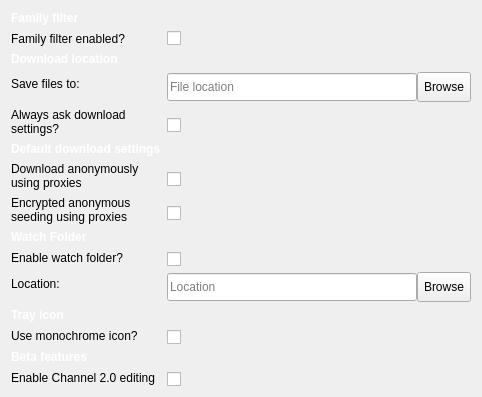
                <widget class="QWidget" name="settings_general_tab">
                 <property name="sizePolicy">
                  <sizepolicy hsizetype="Preferred" vsizetype="Preferred">
                   <horstretch>0</horstretch>
                   <verstretch>0</verstretch>
                  </sizepolicy>
                 </property>
                 <layout class="QFormLayout" name="formLayout">
                  <property name="fieldGrowthPolicy">
                   <enum>QFormLayout::ExpandingFieldsGrow</enum>
                  </property>
                  <property name="labelAlignment">
                   <set>Qt::AlignLeading|Qt::AlignLeft|Qt::AlignTop</set>
                  </property>
                  <property name="formAlignment">
                   <set>Qt::AlignLeading|Qt::AlignLeft|Qt::AlignTop</set>
                  </property>
                  <item row="0" column="0">
                   <widget class="QLabel" name="label_35">
                    <property name="styleSheet">
                     <string notr="true">font-weight: bold;
color: white;</string>
                    </property>
                    <property name="text">
                     <string>Family filter</string>
                    </property>
                   </widget>
                  </item>
                  <item row="1" column="0">
                   <widget class="QLabel" name="label_37">
                    <property name="text">
                     <string>Family filter enabled?</string>
                    </property>
                   </widget>
                  </item>
                  <item row="1" column="1">
                   <widget class="QCheckBox" name="family_filter_checkbox">
                    <property name="text">
                     <string/>
                    </property>
                   </widget>
                  </item>
                  <item row="2" column="0">
                   <widget class="QLabel" name="label_4">
                    <property name="styleSheet">
                     <string notr="true">font-weight: bold;
color: white;</string>
                    </property>
                    <property name="text">
                     <string>Download location</string>
                    </property>
                   </widget>
                  </item>
                  <item row="3" column="0">
                   <widget class="QLabel" name="label_5">
                    <property name="styleSheet">
                     <string notr="true"/>
                    </property>
                    <property name="text">
                     <string>Save files to:</string>
                    </property>
                   </widget>
                  </item>
                  <item row="3" column="1">
                   <widget class="QWidget" name="settings_download_location_widget" native="true">
                    <layout class="QHBoxLayout" name="horizontalLayout_8">
                     <property name="spacing">
                      <number>0</number>
                     </property>
                     <property name="leftMargin">
                      <number>0</number>
                     </property>
                     <property name="topMargin">
                      <number>0</number>
                     </property>
                     <property name="rightMargin">
                      <number>0</number>
                     </property>
                     <property name="bottomMargin">
                      <number>0</number>
                     </property>
                     <item>
                      <widget class="QLineEdit" name="download_location_input">
                       <property name="sizePolicy">
                        <sizepolicy hsizetype="Fixed" vsizetype="Fixed">
                         <horstretch>0</horstretch>
                         <verstretch>0</verstretch>
                        </sizepolicy>
                       </property>
                       <property name="minimumSize">
                        <size>
                         <width>250</width>
                         <height>28</height>
                        </size>
                       </property>
                       <property name="maximumSize">
                        <size>
                         <width>250</width>
                         <height>28</height>
                        </size>
                       </property>
                       <property name="styleSheet">
                        <string notr="true"/>
                       </property>
                       <property name="placeholderText">
                        <string>File location</string>
                       </property>
                      </widget>
                     </item>
                     <item>
                      <widget class="QToolButton" name="download_location_chooser_button">
                       <property name="minimumSize">
                        <size>
                         <width>50</width>
                         <height>30</height>
                        </size>
                       </property>
                       <property name="baseSize">
                        <size>
                         <width>50</width>
                         <height>30</height>
                        </size>
                       </property>
                       <property name="toolTip">
                        <string>Browse download location</string>
                       </property>
                       <property name="text">
                        <string>Browse</string>
                       </property>
                       <property name="icon">
                        <iconset>
                         <normaloff>../images/browse_folder.svg</normaloff>../images/browse_folder.svg</iconset>
                       </property>
                       <property name="toolButtonStyle">
                        <enum>Qt::ToolButtonIconOnly</enum>
                       </property>
                       <property name="autoRaise">
                        <bool>false</bool>
                       </property>
                       <property name="arrowType">
                        <enum>Qt::NoArrow</enum>
                       </property>
                      </widget>
                     </item>
                    </layout>
                   </widget>
                  </item>
                  <item row="4" column="0">
                   <widget class="QLabel" name="label_6">
                    <property name="styleSheet">
                     <string notr="true"/>
                    </property>
                    <property name="text">
                     <string>Always ask download
settings?</string>
                    </property>
                   </widget>
                  </item>
                  <item row="4" column="1">
                   <widget class="QCheckBox" name="always_ask_location_checkbox">
                    <property name="styleSheet">
                     <string notr="true">margin-top: 10px;</string>
                    </property>
                    <property name="text">
                     <string/>
                    </property>
                   </widget>
                  </item>
                  <item row="5" column="0">
                   <widget class="QLabel" name="default_download_settings_header">
                    <property name="styleSheet">
                     <string notr="true">font-weight: bold;
color: white;</string>
                    </property>
                    <property name="text">
                     <string>Default download settings</string>
                    </property>
                   </widget>
                  </item>
                  <item row="6" column="0">
                   <widget class="QLabel" name="download_settings_anon_label">
                    <property name="text">
                     <string>Download anonymously
using proxies</string>
                    </property>
                   </widget>
                  </item>
                  <item row="6" column="1">
                   <widget class="QCheckBox" name="download_settings_anon_checkbox">
                    <property name="styleSheet">
                     <string notr="true">margin-top: 10px;</string>
                    </property>
                    <property name="text">
                     <string/>
                    </property>
                   </widget>
                  </item>
                  <item row="7" column="0">
                   <widget class="QLabel" name="download_settings_anon_seeding_label">
                    <property name="text">
                     <string>Encrypted anonymous
seeding using proxies</string>
                    </property>
                   </widget>
                  </item>
                  <item row="7" column="1">
                   <widget class="QCheckBox" name="download_settings_anon_seeding_checkbox">
                    <property name="styleSheet">
                     <string notr="true">margin-top: 10px;</string>
                    </property>
                    <property name="text">
                     <string/>
                    </property>
                   </widget>
                  </item>
                  <item row="8" column="0">
                   <widget class="QLabel" name="label_22">
                    <property name="styleSheet">
                     <string notr="true">font-weight: bold;
color: white;</string>
                    </property>
                    <property name="text">
                     <string>Watch Folder</string>
                    </property>
                   </widget>
                  </item>
                  <item row="9" column="0">
                   <widget class="QLabel" name="label_23">
                    <property name="styleSheet">
                     <string notr="true"/>
                    </property>
                    <property name="text">
                     <string>Enable watch folder?</string>
                    </property>
                   </widget>
                  </item>
                  <item row="9" column="1">
                   <widget class="QCheckBox" name="watchfolder_enabled_checkbox">
                    <property name="styleSheet">
                     <string notr="true">margin-top: 2px;</string>
                    </property>
                    <property name="text">
                     <string/>
                    </property>
                   </widget>
                  </item>
                  <item row="10" column="0">
                   <widget class="QLabel" name="label_24">
                    <property name="styleSheet">
                     <string notr="true"/>
                    </property>
                    <property name="text">
                     <string>Location:</string>
                    </property>
                   </widget>
                  </item>
                  <item row="10" column="1">
                   <widget class="QWidget" name="settings_watch_folder_widget" native="true">
                    <layout class="QHBoxLayout" name="horizontalLayout_watchfolder">
                     <property name="spacing">
                      <number>0</number>
                     </property>
                     <property name="leftMargin">
                      <number>0</number>
                     </property>
                     <property name="topMargin">
                      <number>0</number>
                     </property>
                     <property name="rightMargin">
                      <number>0</number>
                     </property>
                     <property name="bottomMargin">
                      <number>0</number>
                     </property>
                     <item>
                      <widget class="QLineEdit" name="watchfolder_location_input">
                       <property name="sizePolicy">
                        <sizepolicy hsizetype="Fixed" vsizetype="Fixed">
                         <horstretch>0</horstretch>
                         <verstretch>0</verstretch>
                        </sizepolicy>
                       </property>
                       <property name="minimumSize">
                        <size>
                         <width>250</width>
                         <height>28</height>
                        </size>
                       </property>
                       <property name="maximumSize">
                        <size>
                         <width>250</width>
                         <height>28</height>
                        </size>
                       </property>
                       <property name="styleSheet">
                        <string notr="true"/>
                       </property>
                       <property name="placeholderText">
                        <string>Location</string>
                       </property>
                      </widget>
                     </item>
                     <item>
                      <widget class="QToolButton" name="watch_folder_chooser_button">
                       <property name="minimumSize">
                        <size>
                         <width>50</width>
                         <height>30</height>
                        </size>
                       </property>
                       <property name="baseSize">
                        <size>
                         <width>50</width>
                         <height>30</height>
                        </size>
                       </property>
                       <property name="toolTip">
                        <string>Browse watch folder</string>
                       </property>
                       <property name="text">
                        <string>Browse</string>
                       </property>
                       <property name="icon">
                        <iconset>
                         <normaloff>../images/browse_folder.svg</normaloff>../images/browse_folder.svg</iconset>
                       </property>
                       <property name="toolButtonStyle">
                        <enum>Qt::ToolButtonIconOnly</enum>
                       </property>
                       <property name="autoRaise">
                        <bool>false</bool>
                       </property>
                       <property name="arrowType">
                        <enum>Qt::NoArrow</enum>
                       </property>
                      </widget>
                     </item>
                    </layout>
                   </widget>
                  </item>
                  <item row="11" column="0">
                   <widget class="QLabel" name="label_31">
                    <property name="styleSheet">
                     <string notr="true">font-weight: bold;
color: white;</string>
                    </property>
                    <property name="text">
                     <string>Tray icon</string>
                    </property>
                   </widget>
                  </item>
                  <item row="12" column="0">
                   <widget class="QLabel" name="label_32">
                    <property name="text">
                     <string>Use monochrome icon?</string>
                    </property>
                   </widget>
                  </item>
                  <item row="12" column="1">
                   <widget class="QCheckBox" name="use_monochrome_icon_checkbox">
                    <property name="styleSheet">
                     <string notr="true">margin-top: 2px;</string>
                    </property>
                    <property name="text">
                     <string/>
                    </property>
                   </widget>
                  </item>
                  <item row="13" column="0">
                   <widget class="QLabel" name="label_33">
                    <property name="styleSheet">
                     <string notr="true">font-weight: bold;
color: white;</string>
                    </property>
                    <property name="text">
                     <string>Beta features</string>
                    </property>
                   </widget>
                  </item>
                  <item row="14" column="0">
                   <widget class="QLabel" name="label_34">
                    <property name="text">
                     <string>Enable Channel 2.0 editing</string>
                    </property>
                   </widget>
                  </item>
                  <item row="14" column="1">
                   <widget class="QCheckBox" name="chant_channel_edit">
                    <property name="styleSheet">
                     <string notr="true">margin-top: 2px;</string>
                    </property>
                    <property name="text">
                     <string/>
                    </property>
                   </widget>
                  </item>
                 </layout>
                </widget>
